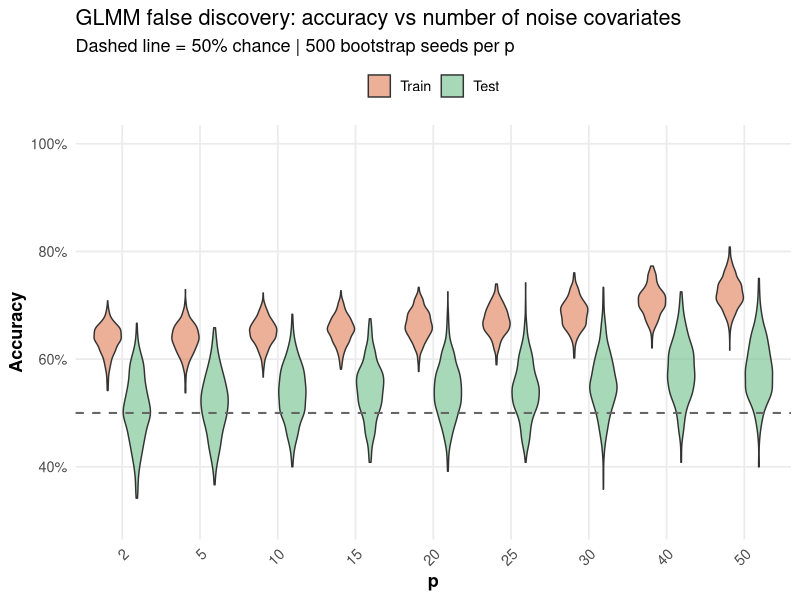
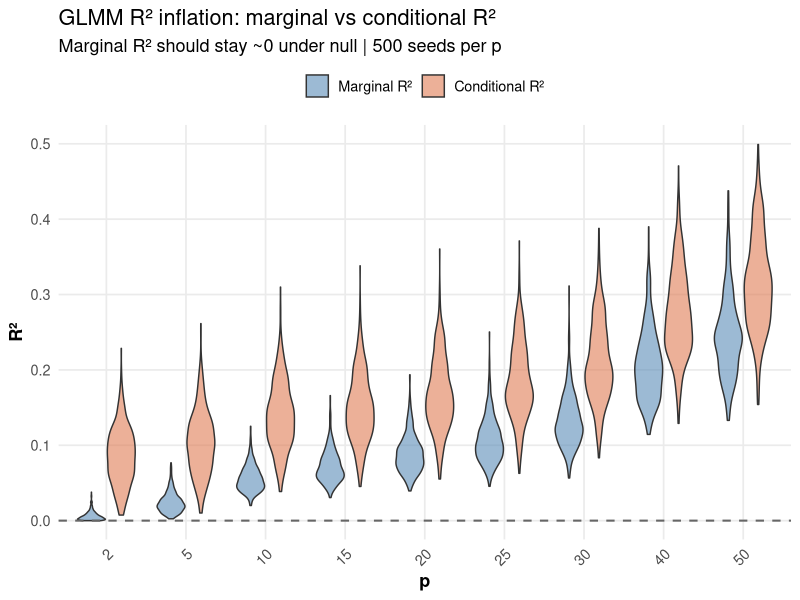
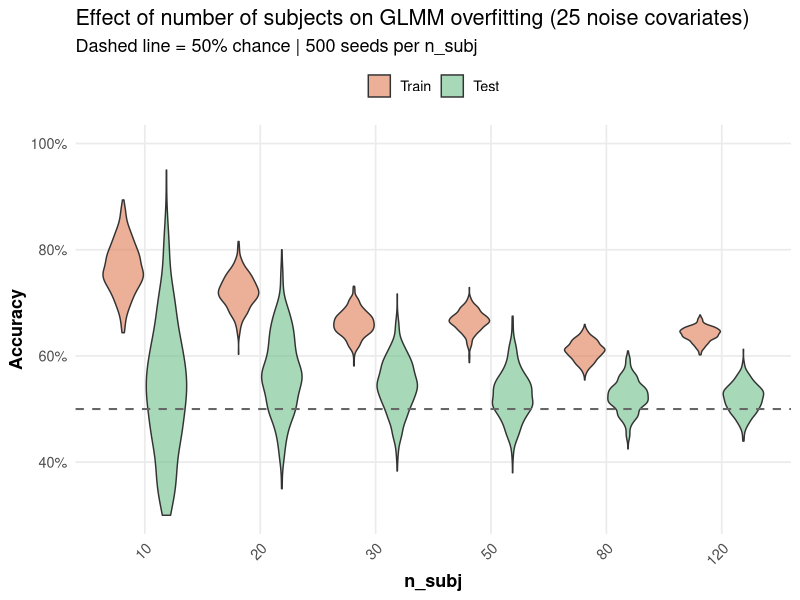
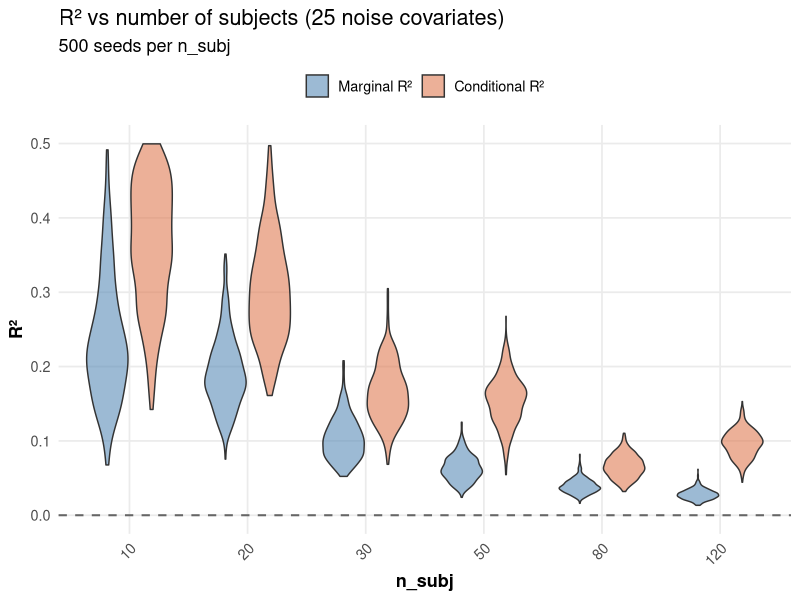
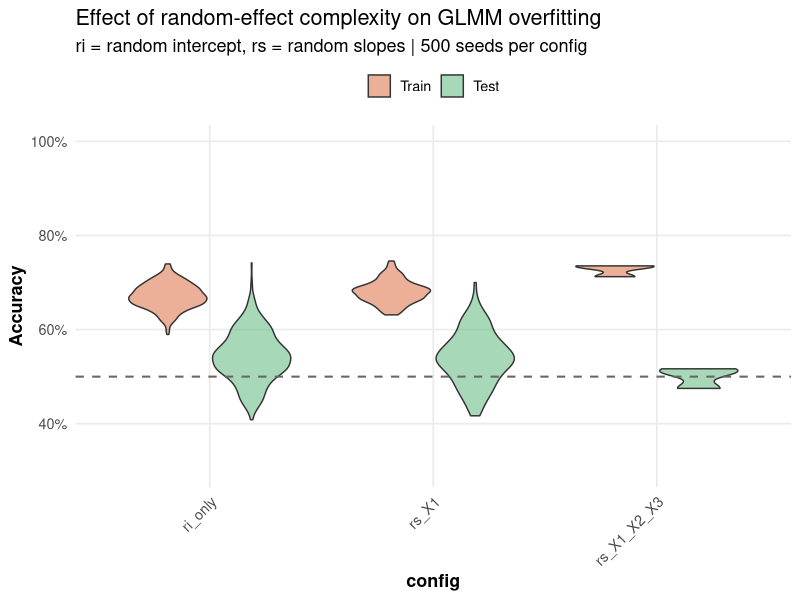
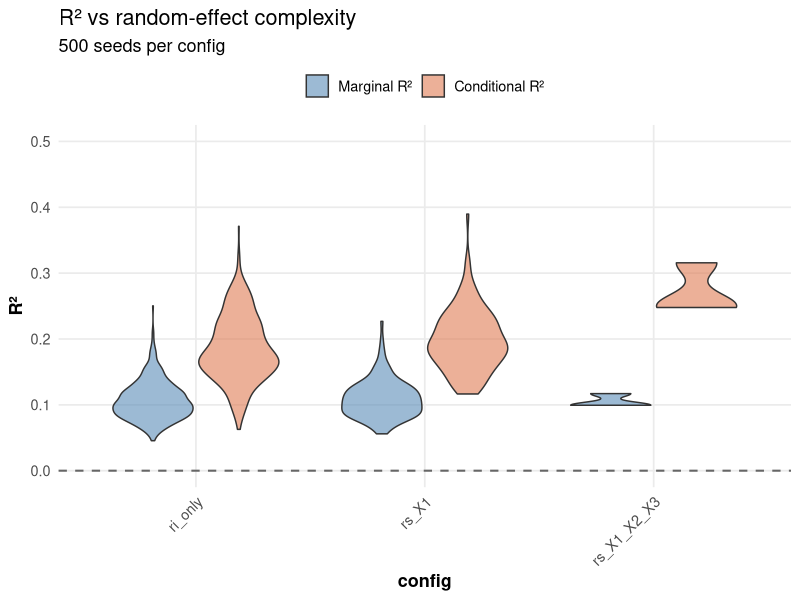
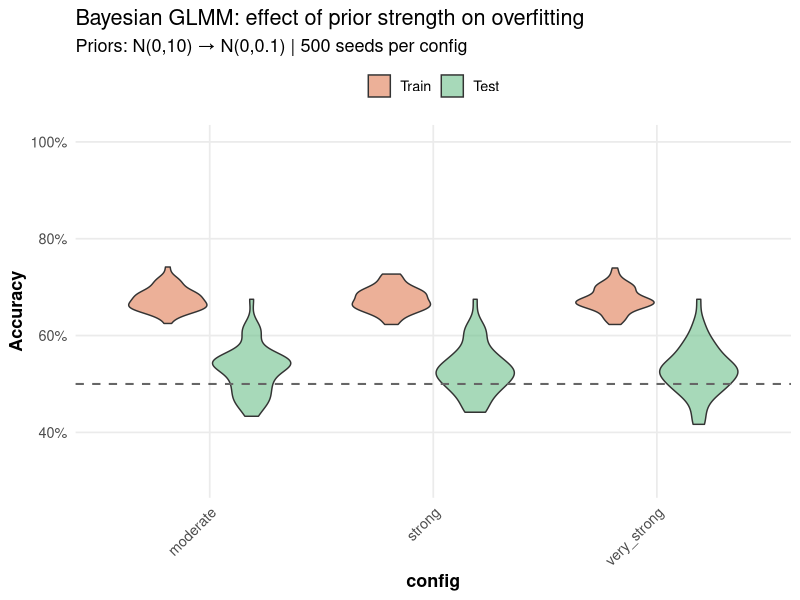
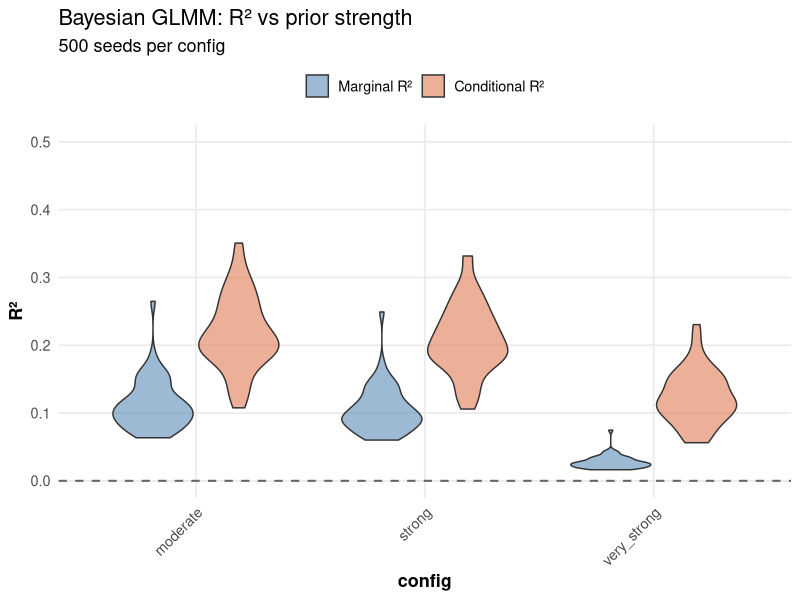

Here is the R script that generated these plots, in order:
library(tidyverse)

# ── Theme & helpers ────────────────────────────────────────────────────────────
base_theme <- theme_minimal(base_size = 13) +
  theme(
    axis.title       = element_text(face = "bold"),
    axis.text.x      = element_text(angle = 45, hjust = 1),
    panel.grid.minor = element_blank(),
    legend.position  = "top",
    legend.title     = element_blank()
  )

acc_colours <- c(
  "Train"  = "#E07B54",
  "Test"   = "#6DBF8A"
)

r2_colours <- c(
  "Marginal R²"    = "#5B8DB8",
  "Conditional R²" = "#E07B54"
)

pivot_acc <- function(df) {
  df |>
    filter(converged == TRUE | is.na(converged)) |>
    pivot_longer(
      cols      = c(train_acc, test_acc),
      names_to  = "split",
      values_to = "accuracy"
    ) |>
    mutate(split = factor(split,
                          levels = c("train_acc", "test_acc"),
                          labels = c("Train", "Test")))
}

pivot_r2 <- function(df) {
  df |>
    filter(converged == TRUE | is.na(converged)) |>
    pivot_longer(
      cols      = c(marginal_R2, conditional_R2),
      names_to  = "r2_type",
      values_to = "R2"
    ) |>
    mutate(r2_type = factor(r2_type,
                            levels = c("marginal_R2", "conditional_R2"),
                            labels = c("Marginal R²", "Conditional R²")))
}

make_acc_plot <- function(data, title, subtitle, x_var, y_limits = c(0.3, 1.0)) {
  ggplot(data, aes(x = .data[[x_var]], y = accuracy, fill = split)) +
    geom_violin(alpha = 0.6, trim = TRUE, scale = "width", width = 0.7,
                position = position_dodge(width = 0.75)) +
    geom_hline(yintercept = 0.5, linetype = "dashed",
               colour = "grey40", linewidth = 0.7) +
    scale_y_continuous(labels = scales::percent_format(accuracy = 1),
                       limits = y_limits) +
    scale_fill_manual(values = acc_colours) +
    labs(title = title, subtitle = subtitle, x = x_var, y = "Accuracy") +
    base_theme
}

make_r2_plot <- function(data, title, subtitle, x_var, y_limits = c(0, 0.5)) {
  ggplot(data, aes(x = .data[[x_var]], y = R2, fill = r2_type)) +
    geom_violin(alpha = 0.6, trim = TRUE, scale = "width", width = 0.7,
                position = position_dodge(width = 0.75)) +
    geom_hline(yintercept = 0, linetype = "dashed",
               colour = "grey40", linewidth = 0.7) +
    scale_y_continuous(limits = y_limits) +
    scale_fill_manual(values = r2_colours) +
    labs(title = title, subtitle = subtitle, x = x_var, y = "R²") +
    base_theme
}

# ── 1. Input-size sweep ───────────────────────────────────────────────────────
df_inp <- read_csv("results/input_size_sweep.csv") |>
  mutate(p = factor(p, levels = c(2, 5, 10, 15, 20, 25, 30, 40, 50)))

p1_acc <- make_acc_plot(
  pivot_acc(df_inp),
  "GLMM false discovery: accuracy vs number of noise covariates",
  "Dashed line = 50% chance | 500 bootstrap seeds per p", "p"
)

p1_r2 <- make_r2_plot(
  pivot_r2(df_inp),
  "GLMM R² inflation: marginal vs conditional R²",
  "Marginal R² should stay ~0 under null | 500 seeds per p", "p"
)

# ── 2. Sample-size sweep ──────────────────────────────────────────────────────
df_ss <- read_csv("results/sample_size_sweep.csv") |>
  mutate(n_subj = factor(n_subj, levels = c(10, 20, 30, 50, 80, 120)))

p2_acc <- make_acc_plot(
  pivot_acc(df_ss),
  "Effect of number of subjects on GLMM overfitting (25 noise covariates)",
  "Dashed line = 50% chance | 500 seeds per n_subj", "n_subj"
)

p2_r2 <- make_r2_plot(
  pivot_r2(df_ss),
  "R² vs number of subjects (25 noise covariates)",
  "500 seeds per n_subj", "n_subj"
)

# ── 3. Complexity sweep ───────────────────────────────────────────────────────
df_cx <- read_csv("results/complexity_sweep.csv") |>
  mutate(config = factor(config,
    levels = c("ri_only", "rs_X1", "rs_X1_X2", "rs_X1_X2_X3")))

p3_acc <- make_acc_plot(
  pivot_acc(df_cx),
  "Effect of random-effect complexity on GLMM overfitting",
  "ri = random intercept, rs = random slopes | 500 seeds per config", "config"
)

p3_r2 <- make_r2_plot(
  pivot_r2(df_cx),
  "R² vs random-effect complexity",
  "500 seeds per config", "config"
)

# ── 4. Regularisation sweep ───────────────────────────────────────────────────
df_rg <- read_csv("results/regularisation_sweep.csv") |>
  mutate(config = factor(config,
    levels = c("flat", "moderate", "strong", "very_strong")))

p4_acc <- make_acc_plot(
  pivot_acc(df_rg),
  "Bayesian GLMM: effect of prior strength on overfitting",
  "Priors: N(0,10) → N(0,0.1) | 500 seeds per config", "config"
)

p4_r2 <- make_r2_plot(
  pivot_r2(df_rg),
  "Bayesian GLMM: R² vs prior strength",
  "500 seeds per config", "config"
)

# ── 5. Signal sweep ──────────────────────────────────────────────────────────
df_sg <- read_csv("results/signal_sweep.csv") |>
  mutate(n_signal = factor(n_signal, levels = c(0, 1, 2, 5, 10, 15, 25)))

p5_acc <- make_acc_plot(
  pivot_acc(df_sg),
  "From noise to signal: GLMM accuracy with informative features",
  "25 total features, β = 0.5 per signal feature | 500 seeds",
  "n_signal", y_limits = c(0.3, 1.0)
)

p5_r2 <- make_r2_plot(
  pivot_r2(df_sg),
  "From noise to signal: R² with informative features",
  "25 total features, β = 0.5 | 500 seeds",
  "n_signal", y_limits = c(0, 1.0)
)

# ── Save all plots ─────────────────────────────────────────────────────────────
plots_dir <- "plots"
dir.create(plots_dir, showWarnings = FALSE, recursive = TRUE)

save_plot <- function(p, name, w = 16, h = 6) {
  ggsave(file.path(plots_dir, paste0(name, ".png")), p,
         width = w, height = h, dpi = 300, bg = "white")
}

save_plot(p1_acc, "01_input_size_accuracy")
save_plot(p1_r2,  "01_input_size_r2")
save_plot(p2_acc, "02_sample_size_accuracy")
save_plot(p2_r2,  "02_sample_size_r2")
save_plot(p3_acc, "03_complexity_accuracy")
save_plot(p3_r2,  "03_complexity_r2")
save_plot(p4_acc, "04_regularisation_accuracy")
save_plot(p4_r2,  "04_regularisation_r2")
save_plot(p5_acc, "05_signal_accuracy")
save_plot(p5_r2,  "05_signal_r2")

message("Saved all 10 plots to ", plots_dir, "/")
